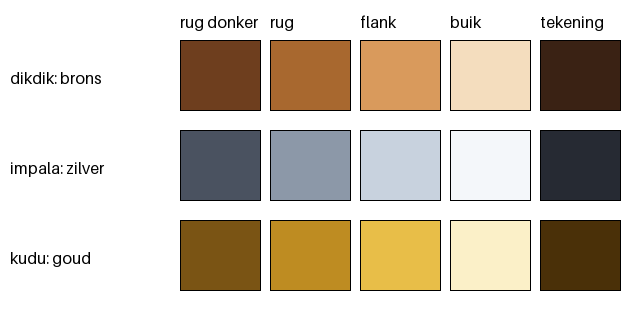

Write Python code to recreate this figure.
# lichaamskleur brons/zilver/goud: rug, flank, buik, tekening
from PIL import Image, ImageDraw, ImageFont
R = {"dikdik: brons":["#6E3E1E","#A8682F","#D99A5C","#F4DDBE","#3A2214"],
     "impala: zilver":["#4A5260","#8C98A8","#C8D2DE","#F4F7FA","#262A33"],
     "kudu: goud":["#7A5414","#BE8C22","#E8BE48","#FBF0C8","#4A3008"]}
kol = ["rug donker","rug","flank","buik","tekening"]
f = ImageFont.load_default(size=16)
im = Image.new("RGB",(180+5*90, 40+3*90),"#FFFFFF"); d = ImageDraw.Draw(im)
for i,k in enumerate(kol): d.text((180+i*90,12),k,fill="#000",font=f)
for r,(n,c) in enumerate(R.items()):
    y=40+r*90; d.text((10,y+28),n,fill="#000",font=f)
    for i,h in enumerate(c): d.rectangle([180+i*90,y,180+i*90+80,y+70],fill=h,outline="#000")
im.save("docs/concept/sprites/impala_lijn/lichaamskleur.png")
